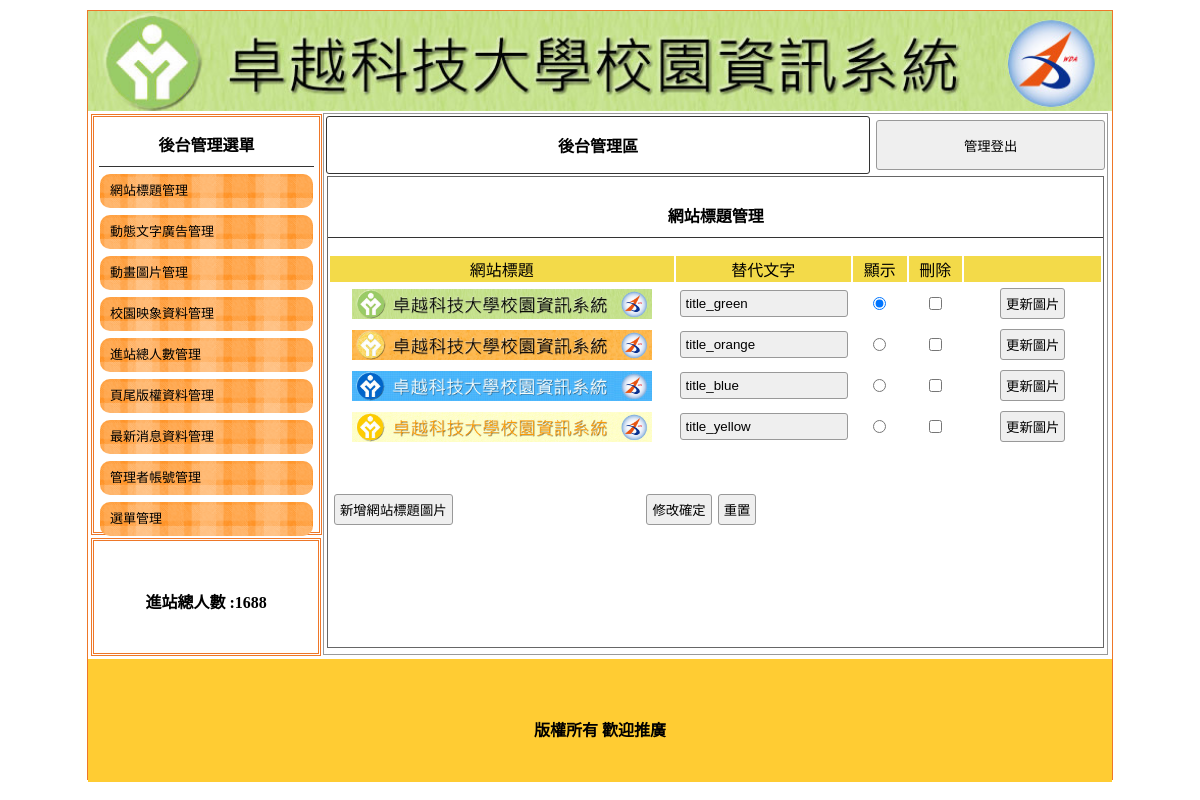
Screenshot of /mine2/back.php with the database file from the repository.
### tables this page shows
CREATE TABLE `titles` (
  `id` int(10) UNSIGNED NOT NULL,
  `img` text NOT NULL,
  `text` text NOT NULL,
  `sh` int(1) UNSIGNED NOT NULL
);

CREATE TABLE `total` (
  `id` int(10) NOT NULL,
  `total` int(10) NOT NULL DEFAULT 0
);

CREATE TABLE `bottom` (
  `id` int(10) NOT NULL,
  `bottom` text NOT NULL
);

### mine2/api/db.php (called while the page is built, shortened)
<?php
class DB{
    protected $dsn = "mysql:host=localhost;charset=utf8;dbname=db13";
    protected $pdo;
    protected $table;
    public function __construct($table)
    {
        $this->table=$table;
        $this->pdo=new PDO($this->dsn,'root','');
    }
    function all( $where = '', $other = '')
    {
        $sql = "select * from `$this->table` ";
        $sql =$this->sql_all($sql,$where,$other);
        return  $this->pdo->query($sql)->fetchAll(PDO::FETCH_ASSOC);
    }
    function find($id)
    {
        $sql = "select * from `$this->table` ";
        if (is_array($id)) {
            $tmp = $this->a2s($id);
            $sql .= " where " . join(" && ", $tmp);
        } else if (is_numeric($id)) {
            $sql .= " where `id`='$id'";
        }
        $row = $this->pdo->query($sql)->fetch(PDO::FETCH_ASSOC);
        return $row;
    }
    private function a2s($array){
        foreach ($array as $col => $value) {
            $tmp[] = "`$col`='$value'";
        }
        return $tmp;
    }
    private function sql_all($sql,$array,$other){
        if (isset($this->table) && !empty($this->table)) {
            if (is_array($array)) {
                if (!empty($array)) {
                    $tmp = $this->a2s($array);
                    $sql .= " where " . join(" && ", $tmp);
                }
            } else {
                $sql .= " $array";
            }
            $sql .= $other;
            return $sql;
        }
    }
}
$Title=new DB('titles');
$Total=new DB('total');
$Bottom=new DB('bottom');
?>

### mine2/back/title.php (the view, shortened to what this page needs)
<div style="width:99%; height:87%; margin:auto; overflow:auto; border:#666 1px solid;">
    <p class="t cent botli">網站標題管理</p>
    <form method="post" action="./api/edit.php">
        <table width="100%" style="text-align: center">
            <tbody>
                <tr class="yel">
                    <td width="45%">網站標題</td>
                    <td width="23%">替代文字</td>
                    <td width="7%">顯示</td>
                    <td width="7%">刪除</td>
                    <td></td>
                </tr>
                <?php
                $rows=$Title->all();
                foreach($rows as $row){
                ?>
                <tr>
                    <td width="45%">
                        <img src="./img/<?=$row['img'];?>" style="width:300px;height:30px">
                    </td>
                    <td width="23%">
                        <input type="text" name="text[<?=$row['id'];?>]" style="width:90%" value="<?=$row['text'];?>">
                    </td>
                    <td width="7%">
                        <input type="radio" name="sh" value="<?=$row['id'];?>" <?=($row['sh']==1)?'checked':'';?>>
                    </td>
                    <td width="7%">
                    <input type="checkbox" name="del[]" value="<?=$row['id'];?>">
                    </td>
                    <td>
                    <input type="button" onclick="op('#cover','#cvr','./modal/upload.php?table=<?=$do;?>&id=<?=$row['id'];?>')" value="更新圖片">
                    </td>
                </tr>
                <?php
                }
                ?>
            </tbody>
        </table>
        <table style="margin-top:40px; width:70%;">
            <tbody>
                <tr>
                    <td width="200px"><input type="button" onclick="op('#cover','#cvr','./modal/<?=$do;?>.php?table=<?=$do;?>')" value="新增網站標題圖片"></td>
                    <td class="cent"><input type="submit" value="修改確定"><input type="reset" value="重置"></td>
                </tr>
            </tbody>
        </table>
    </form>
</div>

### mine2/back.php (shortened to what this page needs)
<?php include_once "./api/db.php";?>
<!DOCTYPE html PUBLIC "-//W3C//DTD XHTML 1.0 Transitional//EN" "http://www.w3.org/TR/xhtml1/DTD/xhtml1-transitional.dtd">
<html xmlns="http://www.w3.org/1999/xhtml"><head><meta http-equiv="Content-Type" content="text/html; charset=UTF-8">
<link href="./css/css.css" rel="stylesheet" type="text/css">
</head>
<body>
	<div id="main">
		<?php
			$title=$Title->find(['sh'=>1]);
		?>
    	<a title="<?=$title['text'];?>" href="index.php">
			<div class="ti" style="background:url(&#39;./img/<?=$title['img'];?>&#39;); background-size:cover;"></div>
		</a>
        	<div id="ms">
             	<div id="lf" style="float:left;">
            		<div id="menuput" class="dbor">
                    	                    		<span class="t botli">後台管理選單</span>
                			                            <a style="color:#000; font-size:13px; text-decoration:none;" href="?do=title">
                            	<div class="mainmu">
                    			網站標題管理                    			</div>
                            </a>
							                            <a style="color:#000; font-size:13px; text-decoration:none;" href="?do=ad">
                            	<div class="mainmu">
                    			動態文字廣告管理                    			</div>
                            </a>
							                            <a style="color:#000; font-size:13px; text-decoration:none;" href="?do=mvim">
                            	<div class="mainmu">
                    			動畫圖片管理                    			</div>
                            </a>
							                            <a style="color:#000; font-size:13px; text-decoration:none;" href="?do=image">
                            	<div class="mainmu">
                    			校園映象資料管理                    			</div>
                            </a>
										    <a style="color:#000; font-size:13px; text-decoration:none;" href="?do=total">
                            	<div class="mainmu">
                    			進站總人數管理                    			</div>
                            </a>
							                            <a style="color:#000; font-size:13px; text-decoration:none;" href="?do=bottom">
                            	<div class="mainmu">
                    			頁尾版權資料管理                    			</div>
                            </a>
							                            <a style="color:#000; font-size:13px; text-decoration:none;" href="?do=news">
                            	<div class="mainmu">
                    			最新消息資料管理                    			</div>
                            </a>
							                            <a style="color:#000; font-size:13px; text-decoration:none;" href="?do=admin">
                            	<div class="mainmu">
                    			管理者帳號管理                    			</div>
                            </a>
										    <a style="color:#000; font-size:13px; text-decoration:none;" href="?do=menu">
                            	<div class="mainmu">
                    			選單管理                    			</div>
                            </a>
							                    </div>
                    <div class="dbor" style="margin:3px; width:95%; height:20%; line-height:100px;">
                    	<span class="t">進站總人數 :<?=$Total->find(1)['total'];?></span>
                    </div>
        		</div>
                <div class="di" style="height:540px; border:#999 1px solid; width:76.5%; margin:2px 0px 0px 0px; float:left; position:relative; left:20px;">
                <table width="100%">
                                	<tbody><tr>
                                    	<td style="width:70%;font-weight:800; border:#333 1px solid; border-radius:3px;" class="cent"><a href="?do=admin" style="color:#000; text-decoration:none;">後台管理區</a></td><td><button onclick="document.cookie='user=';location.replace('?')" style="width:99%; margin-right:2px; height:50px;">管理登出</button></td>
                                    </tr>
                                </tbody></table>
								<?php
									$do=$_GET['do']??'title';
									$file="./back/{$do}.php";
									if(file_exists($file)){
										include $file;
									}else{
										include "./back/title.php";
									}
									?>
                                                </div>
                             </div>
            	<div style="width:1024px; left:0px; position:relative; background:#FC3; margin-top:4px; height:123px; display:block;">
                	<span class="t" style="line-height:123px;"><?=$Bottom->find(1)['bottom'];?></span>
                </div>
    </div>
</body></html>

### mine2/css/css.css (style rules this page uses)
body { padding:0px; margin:0px; }
#main { width:1024px; height:768px; margin:10px auto 10px auto; border:#EE7728 1px solid; position:relative; }
.ti { width:100%; height:100px; position:relative; background-size:cover; background-repeat:no-repeat; }
.dbor { border:#EE7728 double 3px; margin:1px; padding:2px 10px 2px 10px; }
.t { font-weight:800; display:block; text-align:center; padding:10px 1px 10px 1px; }
.botli { border-bottom:#333 1px solid; }
.mainmu { position:relative; border-radius:10px; background:url(../icon/menu.fw.png) center no-repeat; background-size:cover; line-height:30px; padding:2px 10px 2px 10px; margin:7px 1px 7px 1px; }
#lf { height:540px; width:21%; display:inline-block; }
#menuput { width:100%; height:75%; position:relative; padding:5px; display:block; margin: 3px; }
.di { display:inline-block; }
.cent { text-align:center; }
input,button { border:#999 1px solid; border-radius:3px; background:#EFEFEF; padding:5px; margin:3px; }
input[type=text],input[type=password] { width:150px; }
.yel td { background:#F3DA49; text-align:center; }

### rows the page displays
titles: img (picture), text "title_green", sh "☑"
total: total "1688"
titles: img (picture), text "title_orange"
titles: img (picture), text "title_blue"
titles: img (picture), text "title_yellow"
bottom: bottom "版權所有 歡迎推廣"
